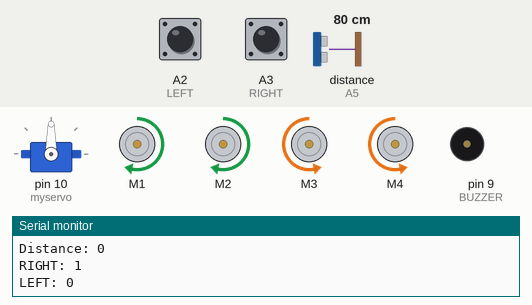
Recording of a sketch running on a simulated Arduino Uno, built with avr-gcc and run on an emulated ATmega328P. On the bench: servo, 4 × DC motor (green arrow = forward, orange = backward, longer = faster), buzzer (waves = sounding, pin HIGH), the last lines printed to the serial monitor. The test bench sets the inputs (shaded band); at power-on: distance to the obstacle (sensor on A5) 80 cm, A2 (LEFT) LOW, A3 (RIGHT) HIGH. The echo pulse lasts 58.3 µs per cm.

Above: at 6.6 s.
6.7 s: distance to the obstacle (sensor on A5) set to 27 cm
8.2 s: distance to the obstacle (sensor on A5) set to 21 cm
At 8.7 s:
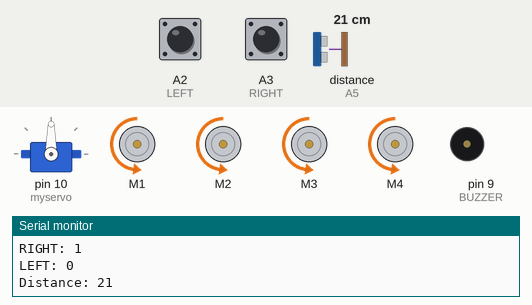
9.8 s: distance to the obstacle (sensor on A5) set to 17 cm
12.8 s: distance to the obstacle (sensor on A5) set to 13 cm
At 14.0 s:
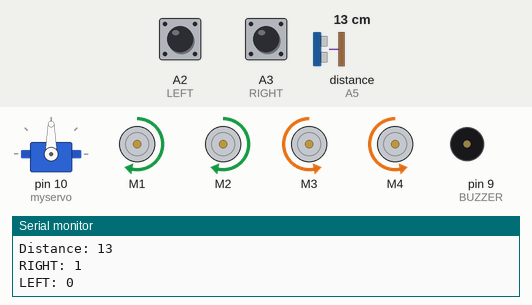
14.3 s: A2 (LEFT) pulled HIGH for 0.25 s
At 14.5 s:
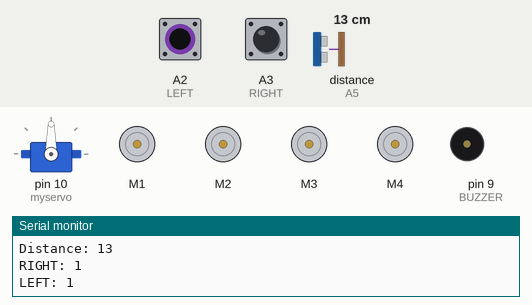
16.0 s: distance to the obstacle (sensor on A5) set to 8 cm
19.0 s: distance to the obstacle (sensor on A5) set to 5 cm
At 20.2 s:
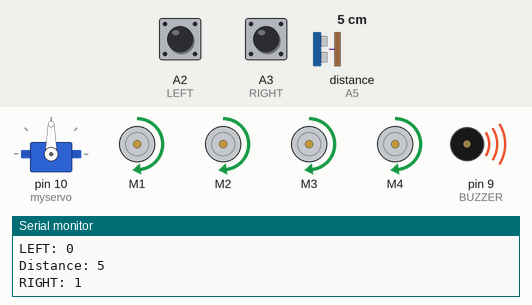
Timing chart, 0 to 21.6 s (numbered marks = the images above; inputs shaded):
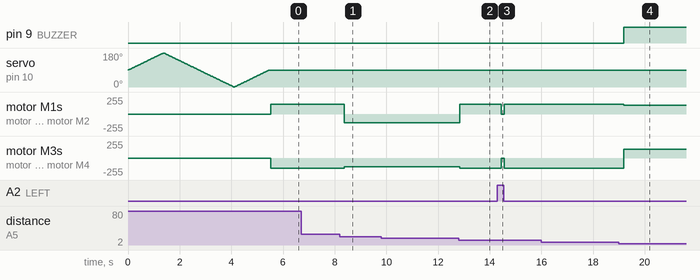

The sketch:

Human_following_robot.ino
```cpp
#include<NewPing.h>
#include<Servo.h>
#include<AFMotor.h>

#define RIGHT A3  // Right IR sensor
#define LEFT A2   // Left IR sensor
#define TRIGGER_PIN A4 // Ultrasonic sensor trigger
#define ECHO_PIN A5    // Ultrasonic sensor echo
#define MAX_DISTANCE 50
#define BUZZER 9 // Buzzer connected to pin 9

unsigned int distance = 0;
unsigned int Right_Value = 0;
unsigned int Left_Value = 0;

NewPing sonar(TRIGGER_PIN, ECHO_PIN, MAX_DISTANCE);

AF_DCMotor Motor1(1, MOTOR12_1KHZ);
AF_DCMotor Motor2(2, MOTOR12_1KHZ);
AF_DCMotor Motor3(3, MOTOR34_1KHZ);
AF_DCMotor Motor4(4, MOTOR34_1KHZ);

Servo myservo;
int pos = 0;

void setup() {
    Serial.begin(9600);
    myservo.attach(10);
    pinMode(RIGHT, INPUT);
    pinMode(LEFT, INPUT);
    pinMode(BUZZER, OUTPUT);
    digitalWrite(BUZZER, LOW);

    for (pos = 90; pos <= 180; pos++) {
        myservo.write(pos);
        delay(15);
    }
    for (pos = 180; pos >= 0; pos--) {
        myservo.write(pos);
        delay(15);
    }
    for (pos = 0; pos <= 90; pos++) {
        myservo.write(pos);
        delay(15);
    }
}

void loop() {
    delay(50);
    distance = sonar.ping_cm();
    Serial.print("Distance: ");
    Serial.println(distance);

    Right_Value = digitalRead(RIGHT);
    Left_Value = digitalRead(LEFT);

    Serial.print("RIGHT: ");
    Serial.println(Right_Value);
    Serial.print("LEFT: ");
    Serial.println(Left_Value);

    if ((distance > 15) && (distance < 25)) {
        // Move Backward
        Motor1.setSpeed(130);
        Motor1.run(BACKWARD);
        Motor2.setSpeed(130);
        Motor2.run(BACKWARD);
        Motor3.setSpeed(130);
        Motor3.run(BACKWARD);
        Motor4.setSpeed(130);
        Motor4.run(BACKWARD);
        digitalWrite(BUZZER, LOW);
    } else if ((distance > 1) && (distance < 7)) {
        // Move Forward
        Motor1.setSpeed(130);
        Motor1.run(FORWARD);
        Motor2.setSpeed(130);
        Motor2.run(FORWARD);
        Motor3.setSpeed(130);
        Motor3.run(FORWARD);
        Motor4.setSpeed(130);
        Motor4.run(FORWARD);
        digitalWrite(BUZZER, HIGH);
    } else if ((Right_Value == 0) && (Left_Value == 1)) {
        // Turn Right
        Motor1.setSpeed(150);
        Motor1.run(BACKWARD);
        Motor2.setSpeed(150);
        Motor2.run(BACKWARD);
        Motor3.setSpeed(150);
        Motor3.run(FORWARD);
        Motor4.setSpeed(150);
        Motor4.run(FORWARD);
        delay(150);
        digitalWrite(BUZZER, LOW);
    } else if ((Right_Value == 1) && (Left_Value == 0)) {
        // Turn Left
        Motor1.setSpeed(150);
        Motor1.run(FORWARD);
        Motor2.setSpeed(150);
        Motor2.run(FORWARD);
        Motor3.setSpeed(150);
        Motor3.run(BACKWARD);
        Motor4.setSpeed(150);
        Motor4.run(BACKWARD);
        delay(150);
        digitalWrite(BUZZER, LOW);
    } else {
        // Default case - Stay Stationary
        Motor1.setSpeed(0);
        Motor1.run(RELEASE);
        Motor2.setSpeed(0);
        Motor2.run(RELEASE);
        Motor3.setSpeed(0);
        Motor3.run(RELEASE);
        Motor4.setSpeed(0);
        Motor4.run(RELEASE);
        digitalWrite(BUZZER, LOW);
    }
}
```

Measured:
- the behaviour switches between 25 and 24 cm on distance to the obstacle (sensor on A5) (found by bisection; images 0 and 1)
- the behaviour switches between 16 and 15 cm on distance to the obstacle (sensor on A5) (found by bisection; images 1 and 2)
- the behaviour switches between 7 and 6 cm on distance to the obstacle (sensor on A5) (found by bisection; images 3 and 4)
- after the input at 8.2 s, motor M1, motor M2: forward 150/255 → backward 130/255 after 0.17 s; motor M3, motor M4: backward 150/255 → backward 130/255 after 0.17 s
- after the input at 12.8 s, motor M1, motor M2: backward 130/255 → forward 150/255 at once; motor M3, motor M4: backward 130/255 → backward 150/255 at once
- after the input at 14.3 s, motor M1, motor M2: forward 150/255 → stopped after 0.15 s, → forward 150/255 0.10 s later; motor M3, motor M4: backward 150/255 → stopped after 0.15 s, → backward 150/255 0.10 s later
- after the input at 19.0 s, pin 9 (BUZZER): LOW → HIGH after 0.20 s; motor M1, motor M2: forward 150/255 → forward 130/255 after 0.20 s; motor M3, motor M4: backward 150/255 → forward 130/255 after 0.20 s
